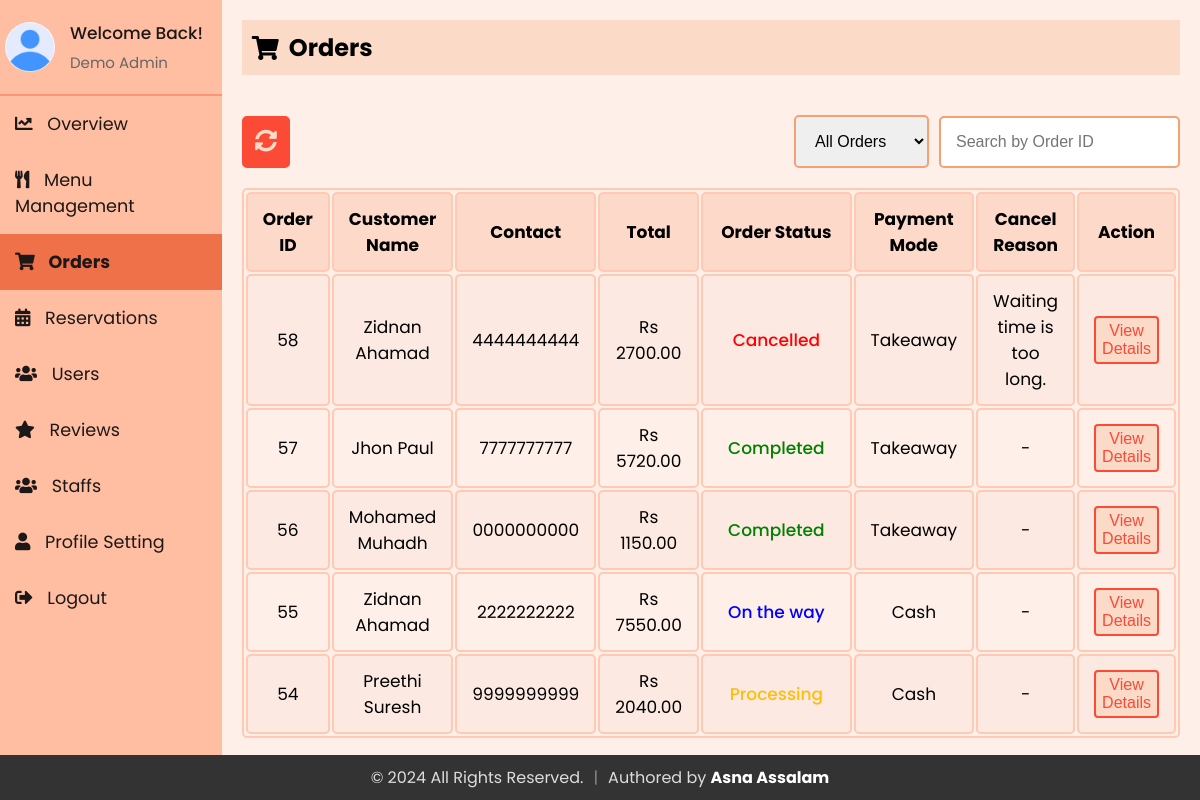
The app's page /Admin/admin_orders.php (signed in) with its own data.
### tables this page shows
CREATE TABLE `staff` (
  `id` int(11) NOT NULL,
  `firstName` varchar(50) NOT NULL,
  `lastName` varchar(50) NOT NULL,
  `email` varchar(100) NOT NULL,
  `contact` varchar(15) DEFAULT NULL,
  `role` enum('superadmin','admin','delivery boy','waiter') NOT NULL,
  `password` varchar(255) NOT NULL,
  `createdAt` timestamp NOT NULL DEFAULT current_timestamp(),
  `updatedAt` timestamp NOT NULL DEFAULT current_timestamp() ON UPDATE current_timestamp(),
  `profile_image` varchar(255) NOT NULL DEFAULT 'default.jpg'
);

CREATE TABLE `orders` (
  `order_id` int(11) NOT NULL,
  `email` varchar(255) NOT NULL,
  `firstName` varchar(255) NOT NULL,
  `lastName` varchar(255) NOT NULL,
  `phone` varchar(10) NOT NULL,
  `address` varchar(200) NOT NULL,
  `pmode` enum('Cash','Card','Takeaway','') NOT NULL DEFAULT 'Cash',
  `payment_status` enum('Pending','Successful','Rejected','') NOT NULL DEFAULT 'Pending',
  `sub_total` decimal(10,2) NOT NULL,
  `grand_total` decimal(10,2) NOT NULL,
  `order_date` timestamp NOT NULL DEFAULT current_timestamp(),
  `order_status` enum('Pending','Completed','Cancelled','Processing','On the way') NOT NULL DEFAULT 'Pending',
  `cancel_reason` varchar(255) DEFAULT NULL,
  `note` varchar(255) NOT NULL
);

### Admin/sidebar.php (called while the page is built, shortened)
<?php
include 'db_connection.php';
$admin_email = isset($_SESSION['email']) ? $_SESSION['email'] : '';
function getAdminInfo($email)
{
  global $conn;
  $stmt = $conn->prepare("SELECT firstName, lastName, email, profile_image FROM staff WHERE email = ?");
  $stmt->bind_param("s", $email);
  $stmt->execute();
  $stmt->bind_result($firstName, $lastName, $email,  $profile_image);
  return [
    'firstName' => $firstName ?: '',
    'lastName' => $lastName ?: '',
    'email' => $email ?: '',
    'profile_image' => $profile_image ?: 'default.jpg'
  ];
}
$admin_info = getAdminInfo($admin_email);
?>

### Admin/admin_orders.php (the view, shortened to what this page needs)
<?php
include 'db_connection.php';
$query = "SELECT order_id, order_date, firstName, lastName, phone, grand_total, order_status, pmode, cancel_reason FROM orders";
$query .= " ORDER BY order_id DESC";
$result = $conn->query($query);
?>
<?php
include 'sidebar.php';
?>
<!DOCTYPE html>
<html lang="en">
<head>
    <link rel="stylesheet" href="https://cdnjs.cloudflare.com/ajax/libs/font-awesome/5.15.3/css/all.min.css">
    <link rel="stylesheet" href="sidebar.css">
    <link rel="stylesheet" href="admin_orders.css">
</head>
<body>
    <div class="sidebar">
    <div class="profile-section">
      <img src="../uploads/<?php echo htmlspecialchars($admin_info['profile_image']); ?>" alt="Profile Picture">
      <div class="info">
        <h3>Welcome Back!</h3>
        <p><?php echo htmlspecialchars($admin_info['firstName']) . ' ' . htmlspecialchars($admin_info['lastName']); ?></p>
      </div>
    </div>
    <ul>
            <li><a href="index.php" ><i class="fas fa-chart-line"></i> Overview</a></li>
            <li><a href="admin_menu.php"><i class="fas fa-utensils"></i> Menu Management</a></li>
            <li><a href="admin_orders.php" class="active"><i class="fas fa-shopping-cart"></i> Orders</a></li>
            <li><a href="reservations.php"><i class="fas fa-calendar-alt"></i> Reservations</a></li>
            <li><a href="users.php"><i class="fas fa-users"></i> Users</a></li>
            <li><a href="reviews.php"><i class="fas fa-star"></i> Reviews</a></li>
            <li><a href="staffs.php" ><i class="fas fa-users"></i> Staffs</a></li>
            <li><a href="profile.php"><i class="fas fa-user"></i> Profile Setting</a></li>
            <li><a href="logout.php"><i class="fas fa-sign-out-alt"></i> Logout</a></li>
        </ul>
    </div>
    <div class="content">
        <div class="header">
            <h2><i class="fas fa-shopping-cart"></i> Orders</h2>
        </div>
        <div class="actions">
            <div>
            <button id="refreshButton" onclick="refreshPage()" title="Refresh">
                <i class="fas fa-sync-alt"></i>
            </button>
            </div>
            <div class="filter-orders">
                <select id="statusFilter" name="statusFilter" onchange="filterByStatus()">
                    <option value="">All Orders</option>
                </select>
                <input type="text" id="searchOrderId" placeholder="Search by Order ID" oninput="searchByOrderId()">
            </div>
        </div>
        <?php
        echo "<table>
                <tr>
                    <th>Order ID</th>
                    <th>Customer Name</th>
                    <th>Contact</th>
                    <th>Total</th>
                    <th>Order Status</th>
                    <th>Payment Mode</th>
                    <th>Cancel Reason</th>
                    <th>Action</th>
                </tr>";
        if ($result && $result->num_rows > 0) {
            while ($row = $result->fetch_assoc()) {
                $statusClass = '';
                switch ($row['order_status']) {
                    case 'Processing':
                        $statusClass = 'status-processing';
                        break;
                    case 'Completed':
                        $statusClass = 'status-completed';
                        break;
                    case 'Cancelled':
                        $statusClass = 'status-cancelled';
                        break;
                    case 'On the way':
                        $statusClass = 'status-ontheway';
                        break;
                }
                echo "<tr>
                    <td>" . $row['order_id'] . "</td>
                    <td>" . $row['firstName'] . " " . $row['lastName'] . "</td>
                    <td>" . $row['phone'] . "</td>
                    <td>" . 'Rs ' . $row['grand_total'] . "</td>
                    <td><span class='status $statusClass'>" . $row['order_status'] . "</span></td>
                    <td>" . $row['pmode'] . "</td>
                    <td>" . ($row['order_status'] == 'Cancelled' ? $row['cancel_reason'] : '-') . "</td>
                    <td><button id='viewbtn' onclick=\"viewDetails(" . $row['order_id'] . ")\">View Details</button></td>
                </tr>";
            }
        } else {
            echo "<tr><td colspan='8' style='text-align: center;'>No Orders Found</td></tr>";
        }
        echo "</table>";
        ?>
    </div>
</body>
</html>

### Admin/sidebar.css (style rules this page uses)
* { margin: 0; padding: 0; box-sizing: border-box; }
body { background: #fef0e8; font-family: "Poppins", sans-serif; display: flex; flex-direction: row; margin: 0; }
.sidebar { width: 250px; background-color: #ffbda1; color: #1d1818; overflow: auto; position: relative; min-height: 100vh; font-size: 1.1rem }
.sidebar ul li a { display: block; padding: 15px; text-decoration: none; color: #1d1818; transition: background-color 0.3s; }
.sidebar ul li a.active { background-color:#ee7149; font-weight: bold; }
.sidebar ul li a i { margin-right: 10px; }
.sidebar ul { list-style-type: none; padding: 0; }
.content { flex: 1; padding: 20px; }
.header { padding: 10px; background-color: #fbdac7; margin-bottom: 20px; display: flex; align-items: center; }
.header h2 { display: flex; align-items: center; }
.header h2 i { margin-right: 10px; }
.profile-section { padding: 20px 5px 20px 5px; display: flex; align-items: center; border-bottom: 2px solid rgba(253, 108, 77, 0.5); }
.profile-section img { width: 50px; height: 50px; border-radius: 50%; margin-right: 15px; }
.profile-section .info { flex-grow: 1; }
.profile-section .info h3 { margin: 0; font-size: 17px; font-weight: 500; }
.profile-section .info p { margin: 5px 0 0; font-size: 15px; color: #666; }
.sidebar ul li a.active { font-weight: bold; }

### Admin/admin_orders.css (style rules this page uses)
* { padding: 0; margin: 0; }
body { background: #fef0e8; font-family: "Poppins", sans-serif; margin: 0; }
.actions { display: flex; align-items: center; justify-content: space-between; margin-bottom: 20px; margin-top: 40px; }
.filter-orders { display: flex; align-items: center; justify-content: center; gap: 10px; }
.content { margin-bottom: 40px; }
.actions select, .actions input { padding: 15px; font-size: 1rem; border-radius: 5px; border: 2px solid #f4a178; cursor: pointer; outline: none; }
button { background-color: #fb4a36; color: white; border: 2px solid #fb4a36; padding: 13px 20px; cursor: pointer; border-radius: 5px; transition: all 0.3s ease; font-size: 1.2rem; }
.sidebar { width: 250px; background-color: #ffbda1; color: #1d1818; overflow: auto; position: relative; min-height: 100vh; }
.sidebar ul li a { display: block; padding: 15px; text-decoration: none; color: #1d1818; transition: background-color 0.3s; }
.sidebar ul li a.active { background-color:#ee7149; }
.status { padding: 5px 10px; border-radius: 5px; color: white; font-weight: 450; }
.status-processing { color: #FFBF00; }
.status-completed { color: green; }
.status-cancelled { color: red; }
.status-ontheway { color: blue; }
table { width: 100%; border: 2px solid #ffc9b3; border-radius: 5px; font-size: 17px; text-align: center; cursor: pointer; }
table th, table td { padding: 12px 15px; border: 2px solid #ffc9b3; border-radius: 5px; }
table th { background-color: #fdd9c9; }
table tr:nth-of-type(even) { background-color: #fce9e2; }
.header { padding: 10px; background-color: #fbdac7; margin-bottom: 20px; display: flex; align-items: center; }
#viewbtn { padding: 4px 6px 4px 6px; font-size: 16px; border-radius: 4px; background-color: #fbdac7; color: #fb4a36; border: 2px solid #fb4a36; font-weight: 450; cursor: pointer; outline: none; transition: all 0.3s ease; }
#refreshButton { color: #fbdac7; background-color: #fb4a36; border: 2px solid #fb4a36; cursor: pointer; padding: 11px; font-size: 1.4rem; border-radius: 5px; transition: all 0.3s ease; }

### Admin/admin_orders.php (style rules this page uses)
.content { margin-bottom: 40px; }

### records on screen
staff: profile_image (placeholder picture), firstName "Demo", lastName "Admin"
orders: order_id "58", firstName "Zidnan", lastName "Ahamad", phone "4444444444", grand_total "2700.00", order_status "Cancelled", pmode "Takeaway", cancel_reason "Waiting time is too long."
orders: order_id "57", firstName "Jhon", lastName "Paul", phone "7777777777", grand_total "5720.00", order_status "Completed", pmode "Takeaway"
orders: order_id "56", firstName "Mohamed", lastName "Muhadh", phone "0000000000", grand_total "1150.00", order_status "Completed", pmode "Takeaway"
orders: order_id "55", firstName "Zidnan", lastName "Ahamad", phone "2222222222", grand_total "7550.00", order_status "On the way", pmode "Cash"
orders: order_id "54", firstName "Preethi", lastName "Suresh", phone "9999999999", grand_total "2040.00", order_status "Processing", pmode "Cash"
